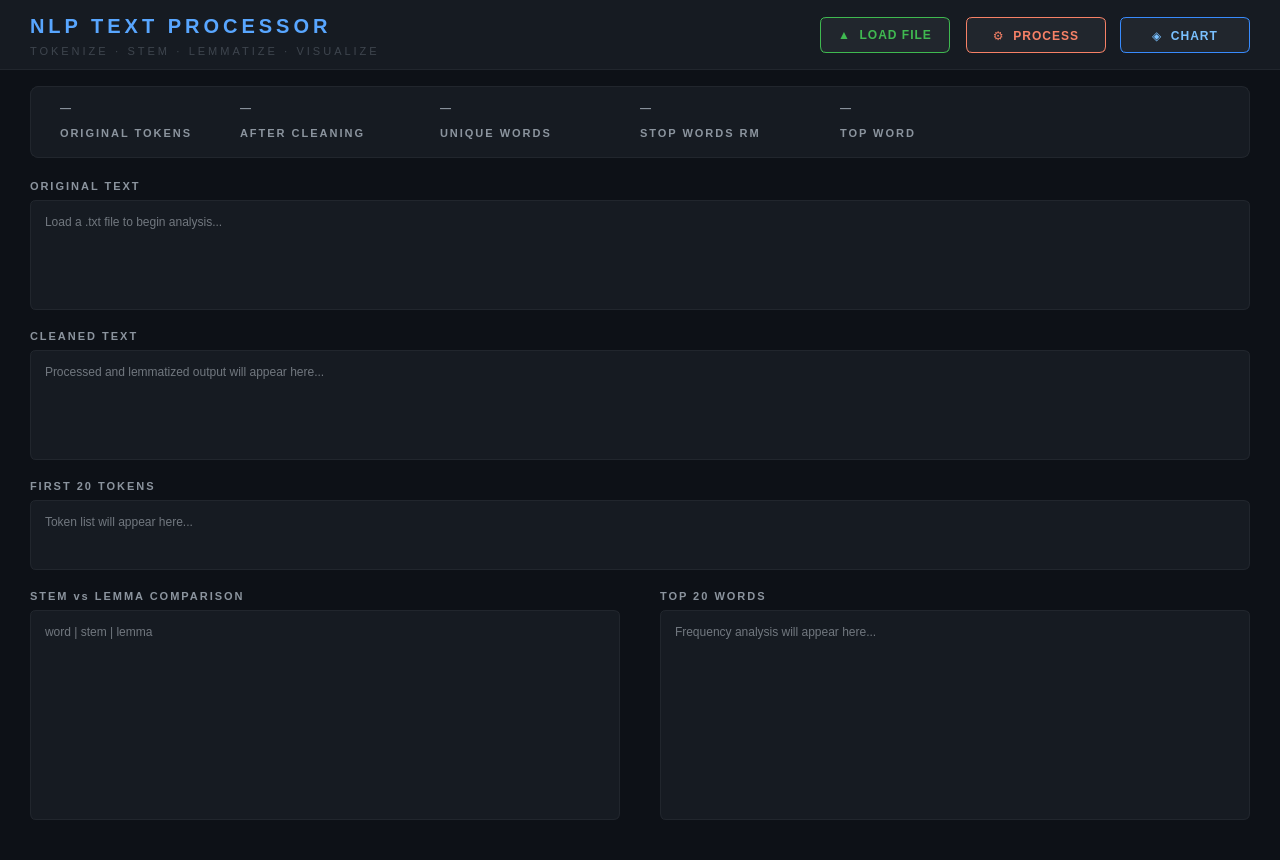
<?xml version="1.0" encoding="UTF-8"?>
<ui version="4.0">
 <class>MainWindow</class>
 <widget class="QMainWindow" name="MainWindow">
  <property name="geometry">
   <rect>
    <x>0</x>
    <y>0</y>
    <width>1280</width>
    <height>860</height>
   </rect>
  </property>
  <property name="windowTitle">
   <string>NLP Text Processing System</string>
  </property>
  <property name="styleSheet">
   <string notr="true">
QMainWindow {
    background-color: #0d1117;
}
QWidget#centralwidget {
    background-color: #0d1117;
}
QLabel {
    color: #8b949e;
    font-family: "Consolas", "Courier New", monospace;
    font-size: 11px;
    font-weight: 600;
    letter-spacing: 2px;
    text-transform: uppercase;
}
QLabel#labelTitle {
    color: #58a6ff;
    font-family: "Consolas", "Courier New", monospace;
    font-size: 20px;
    font-weight: 700;
    letter-spacing: 4px;
}
QLabel#labelSubtitle {
    color: #3d444d;
    font-family: "Consolas", "Courier New", monospace;
    font-size: 11px;
    font-weight: 400;
    letter-spacing: 3px;
}
QTextEdit {
    background-color: #161b22;
    color: #c9d1d9;
    border: 1px solid #21262d;
    border-radius: 6px;
    font-family: "Consolas", "Courier New", monospace;
    font-size: 12px;
    padding: 10px;
    selection-background-color: #1f6feb;
}
QTextEdit:focus {
    border: 1px solid #388bfd;
}
QPushButton#btnLoad {
    background-color: #21262d;
    color: #3fb950;
    border: 1px solid #3fb950;
    border-radius: 6px;
    font-family: "Consolas", "Courier New", monospace;
    font-size: 12px;
    font-weight: 600;
    letter-spacing: 1px;
    padding: 0px 16px;
}
QPushButton#btnLoad:hover {
    background-color: #3fb950;
    color: #0d1117;
}
QPushButton#btnLoad:pressed {
    background-color: #2ea043;
    color: #0d1117;
}
QPushButton#btnProcess {
    background-color: #21262d;
    color: #f78166;
    border: 1px solid #f78166;
    border-radius: 6px;
    font-family: "Consolas", "Courier New", monospace;
    font-size: 12px;
    font-weight: 600;
    letter-spacing: 1px;
    padding: 0px 16px;
}
QPushButton#btnProcess:hover {
    background-color: #f78166;
    color: #0d1117;
}
QPushButton#btnProcess:pressed {
    background-color: #e05c42;
    color: #0d1117;
}
QPushButton#btnChart {
    background-color: #21262d;
    color: #79c0ff;
    border: 1px solid #388bfd;
    border-radius: 6px;
    font-family: "Consolas", "Courier New", monospace;
    font-size: 12px;
    font-weight: 600;
    letter-spacing: 1px;
    padding: 0px 16px;
}
QPushButton#btnChart:hover {
    background-color: #388bfd;
    color: #0d1117;
}
QPushButton#btnChart:pressed {
    background-color: #1f6feb;
    color: #0d1117;
}
QFrame#divider {
    background-color: #21262d;
}
QFrame#headerFrame {
    background-color: #161b22;
    border-bottom: 1px solid #21262d;
    border-radius: 0px;
}
QFrame#statsFrame {
    background-color: #161b22;
    border: 1px solid #21262d;
    border-radius: 8px;
}
QLabel#statValue {
    color: #58a6ff;
    font-size: 22px;
    font-weight: 700;
    letter-spacing: 0px;
}
QLabel#statLabel {
    color: #3d444d;
    font-size: 10px;
    letter-spacing: 2px;
}
QScrollBar:vertical {
    background: #161b22;
    width: 8px;
    margin: 0px;
}
QScrollBar::handle:vertical {
    background: #30363d;
    border-radius: 4px;
    min-height: 20px;
}
QScrollBar::handle:vertical:hover {
    background: #484f58;
}
QScrollBar::add-line:vertical, QScrollBar::sub-line:vertical {
    height: 0px;
}
   </string>
  </property>
  <widget class="QWidget" name="centralwidget">

   <!-- HEADER FRAME -->
   <widget class="QFrame" name="headerFrame">
    <property name="geometry">
     <rect><x>0</x><y>0</y><width>1280</width><height>70</height></rect>
    </property>
    <widget class="QLabel" name="labelTitle">
     <property name="geometry">
      <rect><x>30</x><y>12</y><width>500</width><height>28</height></rect>
     </property>
     <property name="text">
      <string>NLP TEXT PROCESSOR</string>
     </property>
    </widget>
    <widget class="QLabel" name="labelSubtitle">
     <property name="geometry">
      <rect><x>30</x><y>42</y><width>500</width><height>18</height></rect>
     </property>
     <property name="text">
      <string>TOKENIZE · STEM · LEMMATIZE · VISUALIZE</string>
     </property>
    </widget>
    <widget class="QPushButton" name="btnLoad">
     <property name="geometry">
      <rect><x>820</x><y>17</y><width>130</width><height>36</height></rect>
     </property>
     <property name="text">
      <string>▲  LOAD FILE</string>
     </property>
    </widget>
    <widget class="QPushButton" name="btnProcess">
     <property name="geometry">
      <rect><x>966</x><y>17</y><width>140</width><height>36</height></rect>
     </property>
     <property name="text">
      <string>⚙  PROCESS</string>
     </property>
    </widget>
    <widget class="QPushButton" name="btnChart">
     <property name="geometry">
      <rect><x>1120</x><y>17</y><width>130</width><height>36</height></rect>
     </property>
     <property name="text">
      <string>◈  CHART</string>
     </property>
    </widget>
   </widget>

   <!-- STATS ROW -->
   <widget class="QFrame" name="statsFrame">
    <property name="geometry">
     <rect><x>30</x><y>86</y><width>1220</width><height>72</height></rect>
    </property>
    <widget class="QLabel" name="statValue1">
     <property name="geometry">
      <rect><x>30</x><y>8</y><width>120</width><height>28</height></rect>
     </property>
     <property name="objectName"><string>statValue</string></property>
     <property name="text"><string>—</string></property>
    </widget>
    <widget class="QLabel" name="statLabel1">
     <property name="geometry">
      <rect><x>30</x><y>38</y><width>140</width><height>18</height></rect>
     </property>
     <property name="objectName"><string>statLabel</string></property>
     <property name="text"><string>ORIGINAL TOKENS</string></property>
    </widget>
    <widget class="QLabel" name="statValue2">
     <property name="geometry">
      <rect><x>210</x><y>8</y><width>120</width><height>28</height></rect>
     </property>
     <property name="objectName"><string>statValue</string></property>
     <property name="text"><string>—</string></property>
    </widget>
    <widget class="QLabel" name="statLabel2">
     <property name="geometry">
      <rect><x>210</x><y>38</y><width>160</width><height>18</height></rect>
     </property>
     <property name="objectName"><string>statLabel</string></property>
     <property name="text"><string>AFTER CLEANING</string></property>
    </widget>
    <widget class="QLabel" name="statValue3">
     <property name="geometry">
      <rect><x>410</x><y>8</y><width>120</width><height>28</height></rect>
     </property>
     <property name="objectName"><string>statValue</string></property>
     <property name="text"><string>—</string></property>
    </widget>
    <widget class="QLabel" name="statLabel3">
     <property name="geometry">
      <rect><x>410</x><y>38</y><width>140</width><height>18</height></rect>
     </property>
     <property name="objectName"><string>statLabel</string></property>
     <property name="text"><string>UNIQUE WORDS</string></property>
    </widget>
    <widget class="QLabel" name="statValue4">
     <property name="geometry">
      <rect><x>610</x><y>8</y><width>120</width><height>28</height></rect>
     </property>
     <property name="objectName"><string>statValue</string></property>
     <property name="text"><string>—</string></property>
    </widget>
    <widget class="QLabel" name="statLabel4">
     <property name="geometry">
      <rect><x>610</x><y>38</y><width>140</width><height>18</height></rect>
     </property>
     <property name="objectName"><string>statLabel</string></property>
     <property name="text"><string>STOP WORDS RM</string></property>
    </widget>
    <widget class="QLabel" name="statValue5">
     <property name="geometry">
      <rect><x>810</x><y>8</y><width>200</width><height>28</height></rect>
     </property>
     <property name="objectName"><string>statValue</string></property>
     <property name="text"><string>—</string></property>
    </widget>
    <widget class="QLabel" name="statLabel5">
     <property name="geometry">
      <rect><x>810</x><y>38</y><width>180</width><height>18</height></rect>
     </property>
     <property name="objectName"><string>statLabel</string></property>
     <property name="text"><string>TOP WORD</string></property>
    </widget>
   </widget>

   <!-- ORIGINAL TEXT -->
   <widget class="QLabel" name="labelOriginal">
    <property name="geometry">
     <rect><x>30</x><y>176</y><width>200</width><height>20</height></rect>
    </property>
    <property name="text"><string>ORIGINAL TEXT</string></property>
   </widget>
   <widget class="QTextEdit" name="txtOriginal">
    <property name="geometry">
     <rect><x>30</x><y>200</y><width>1220</width><height>110</height></rect>
    </property>
    <property name="placeholderText">
     <string>Load a .txt file to begin analysis...</string>
    </property>
   </widget>

   <!-- CLEANED TEXT -->
   <widget class="QLabel" name="labelClean">
    <property name="geometry">
     <rect><x>30</x><y>326</y><width>200</width><height>20</height></rect>
    </property>
    <property name="text"><string>CLEANED TEXT</string></property>
   </widget>
   <widget class="QTextEdit" name="txtClean">
    <property name="geometry">
     <rect><x>30</x><y>350</y><width>1220</width><height>110</height></rect>
    </property>
    <property name="placeholderText">
     <string>Processed and lemmatized output will appear here...</string>
    </property>
   </widget>

   <!-- TOKENS -->
   <widget class="QLabel" name="labelTokens">
    <property name="geometry">
     <rect><x>30</x><y>476</y><width>200</width><height>20</height></rect>
    </property>
    <property name="text"><string>FIRST 20 TOKENS</string></property>
   </widget>
   <widget class="QTextEdit" name="txtTokens">
    <property name="geometry">
     <rect><x>30</x><y>500</y><width>1220</width><height>70</height></rect>
    </property>
    <property name="placeholderText">
     <string>Token list will appear here...</string>
    </property>
   </widget>

   <!-- BOTTOM ROW: Compare + Top Words -->
   <widget class="QLabel" name="labelCompare">
    <property name="geometry">
     <rect><x>30</x><y>586</y><width>300</width><height>20</height></rect>
    </property>
    <property name="text"><string>STEM vs LEMMA COMPARISON</string></property>
   </widget>
   <widget class="QTextEdit" name="txtCompare">
    <property name="geometry">
     <rect><x>30</x><y>610</y><width>590</width><height>210</height></rect>
    </property>
    <property name="placeholderText">
     <string>word | stem | lemma</string>
    </property>
   </widget>

   <widget class="QLabel" name="labelTop">
    <property name="geometry">
     <rect><x>660</x><y>586</y><width>300</width><height>20</height></rect>
    </property>
    <property name="text"><string>TOP 20 WORDS</string></property>
   </widget>
   <widget class="QTextEdit" name="txtTop">
    <property name="geometry">
     <rect><x>660</x><y>610</y><width>590</width><height>210</height></rect>
    </property>
    <property name="placeholderText">
     <string>Frequency analysis will appear here...</string>
    </property>
   </widget>

   <!-- Hidden word count (kept for compatibility, not visible) -->
   <widget class="QTextEdit" name="txtCount">
    <property name="geometry">
     <rect><x>0</x><y>-100</y><width>1</width><height>1</height></rect>
    </property>
   </widget>

  </widget>
 </widget>
 <resources/>
 <connections/>
</ui>
